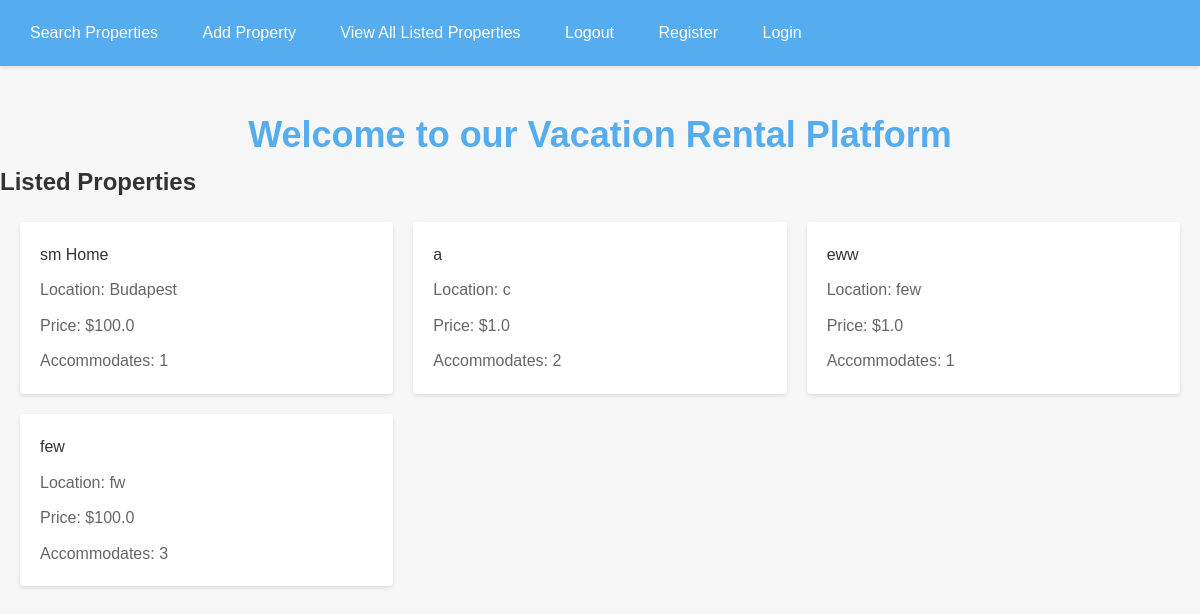
The page / on the database its author committed.
### tables this page shows
CREATE TABLE properties (
                id INTEGER PRIMARY KEY,
                title TEXT NOT NULL,
                description TEXT NOT NULL,
                location TEXT NOT NULL,
                price REAL NOT NULL,
                property_type TEXT NOT NULL,
                accommodates INTEGER NOT NULL,
                bedrooms INTEGER NOT NULL,
                bathrooms REAL NOT NULL,
                amenities TEXT NOT NULL
                );

### app.py (the view)
@app.route('/')
def index():
    listed_properties = database.get_listed_properties()
    print(listed_properties)  # Add this debug print
    return render_template('index.html', listed_properties=listed_properties)

### database.py (called while the page is built)
def connect_database():
    conn = sqlite3.connect('vacation_rental.db')
    c = conn.cursor()
    c.execute('''PRAGMA foreign_keys = ON''')
    c.execute('''CREATE TABLE IF NOT EXISTS properties (
                id INTEGER PRIMARY KEY,
                title TEXT NOT NULL,
                description TEXT NOT NULL,
                location TEXT NOT NULL,
                price REAL NOT NULL,
                property_type TEXT NOT NULL,
                accommodates INTEGER NOT NULL,
                bedrooms INTEGER NOT NULL,
                bathrooms REAL NOT NULL,
                amenities TEXT NOT NULL
                )''')
    c.execute('''CREATE TABLE IF NOT EXISTS clients (
                id INTEGER PRIMARY KEY,
                username TEXT NOT NULL,
                password TEXT NOT NULL
                )''')
    conn.commit()
    return conn

def get_listed_properties():
    conn = connect_database()
    c = conn.cursor()
    c.execute('SELECT * FROM properties')
    properties = c.fetchall()
    conn.close()
    property_list = []
    for property_data in properties:
        property_dict = {
            'id': property_data[0],
            'title': property_data[1],
            'description': property_data[2],
            'location': property_data[3],
            'price': property_data[4],
            'property_type': property_data[5],
            'accommodates': property_data[6],
            'bedrooms': property_data[7],
            'bathrooms': property_data[8],
            'amenities': property_data[9]
        }
        property_list.append(property_dict)
    return property_list

### templates/index.html (shortened to what this page needs)
<!DOCTYPE html>
<html lang="en">
<head>
    <link rel="stylesheet" href="{{ url_for('static', filename='styles.css') }}">
</head>
<body>
    {% include 'header.html' %}
    <h1>Welcome to our Vacation Rental Platform</h1>
    <h2>Listed Properties</h2>
    <ul class="property-list">
        {% for property in listed_properties %}
        <li>
            <a href="{{ url_for('property_details', property_id=property['id']) }}">{{ property['title'] }}</a>
            <p>Location: {{ property['location'] }}</p>
            <p>Price: ${{ property['price'] }}</p>
            <p>Accommodates: {{ property['accommodates'] }}</p>
        </li>
        {% endfor %}
    </ul>
</body>
</html>

### templates/header.html
<header>
    <nav>
        <ul class="main-menu">
            <li><a href="{{ url_for('search') }}">Search Properties</a></li>
            <li><a href="{{ url_for('add_property') }}">Add Property</a></li>
            <li><a href="{{ url_for('listings') }}">View All Listed Properties</a></li>
            <li><a href="{{ url_for('logout') }}">Logout</a></li>
            <li><a href="{{ url_for('register') }}">Register</a></li>
            <li><a href="{{ url_for('login') }}">Login</a></li>
        </ul>
    </nav>
</header>

### static/styles.css (style rules this page uses)
body, h1, h2, h3, h4, h5, h6, p, ul, li { margin: 0; padding: 0; }
body { font-family: Arial, sans-serif; line-height: 1.6; background-color: #f7f7f7; color: #333; }
nav { background-color: #55acee; box-shadow: 0 2px 4px rgba(0, 0, 0, 0.1); padding: 20px; display: flex; justify-content: space-between; align-items: center; }
.main-menu { list-style: none; }
.main-menu li { display: inline-block; margin-right: 20px; }
.main-menu li:last-child { margin-right: 0; }
.main-menu a { text-decoration: none; color: #fff; padding: 10px; transition: color 0.3s ease; }
h1 { text-align: center; font-size: 36px; margin-top: 40px; color: #55acee; }
.property-list { list-style: none; display: grid; grid-template-columns: repeat(3, 1fr); gap: 20px; padding: 20px; }
.property-list li { background-color: #fff; box-shadow: 0 2px 4px rgba(0, 0, 0, 0.1); border-radius: 4px; overflow: hidden; padding: 20px; transition: box-shadow 0.3s ease; }
.property-list a { text-decoration: none; color: #333; }
.property-list p { font-size: 16px; margin-top: 10px; color: #666; }

### rows shown on the page
properties: title "sm Home", location "Budapest", price "100.0", accommodates "1"
properties: title "a", location "c", price "1.0", accommodates "2"
properties: title "eww", location "few", price "1.0", accommodates "1"
properties: title "few", location "fw", price "100.0", accommodates "3"
